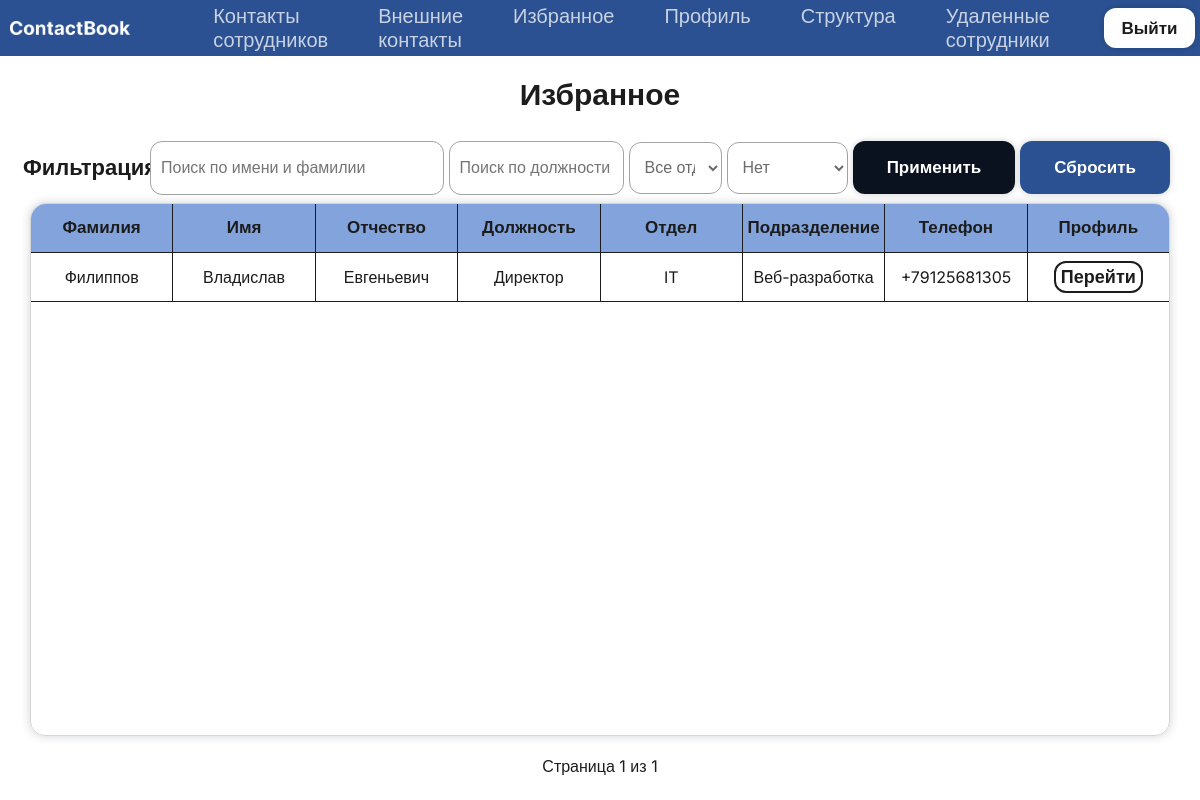
The page /favorites/ (signed in) on the database its author committed.
### ContactBook/models.py (models this page shows, shortened)
class Employee(models.Model):
    last_name = models.CharField(max_length=50, verbose_name='Фамилия')
    first_name = models.CharField(max_length=50, verbose_name='Имя')
    middle_name = models.CharField(max_length=50, blank=True, null=True, verbose_name='Отчество')
    department = models.ForeignKey(Department, on_delete=models.PROTECT, verbose_name='Отдел')
    subdivision = models.ForeignKey(Subdivision, on_delete=models.SET_NULL, blank=True, null=True, verbose_name='Подразделение')
    position = models.CharField(max_length=100, verbose_name='Должность')
    phone = models.CharField(max_length=20, unique=True, verbose_name='Телефон')
    floor = models.CharField(max_length=50, verbose_name='Этаж')
    cabinet = models.CharField(max_length=50, blank=True, null=True, verbose_name='Кабинет')
    role = models.CharField(
        max_length=20,
        choices=[('user', 'Пользователь'), ('admin', 'Администратор')],
        default='user',
        verbose_name='Роль'
    )
    user_account = models.OneToOneField(User, on_delete=models.CASCADE, null=True, blank=True, related_name='employee_profile', verbose_name='Аккаунт входа')
    is_deleted = models.BooleanField(default=False, verbose_name='Удалён')
    deleted_at = models.DateTimeField(null=True, blank=True, verbose_name='Дата удаления')
    objects = EmployeeManager()  # По умолчанию показывает только активные
    all_objects = models.Manager()  # Показывает всех, включая удалённых
    class Meta:
        verbose_name_plural = 'Сотрудники'

class Department(models.Model):
    name = models.CharField(max_length=100, unique=True, verbose_name='Название отдела')
    class Meta:
        verbose_name_plural = 'Отделы'

class Subdivision(models.Model):
    name = models.CharField(max_length=100, verbose_name='Название подразделения')
    department = models.ForeignKey(Department, on_delete=models.CASCADE, related_name='subdivisions', verbose_name='Родительский отдел')
    class Meta:
        constraints = [
            models.UniqueConstraint(fields=['name', 'department'], name='unique_subdivision_name_per_dept')
        ]
        verbose_name_plural = 'Подразделения'

### ContactBook/views.py (the view)
# urls.py: path('favorites/', views.favorite_list, name='favorite_list'),
@login_required
def favorite_list(request):
    qs = Employee.objects.filter(favorites_by__user=request.user) \
                         .select_related('department', 'subdivision') \
                         .order_by('last_name')
    search = request.GET.get('search', '').strip()
    dept_id = request.GET.get('department')
    sub_id = request.GET.get('subdivision')
    position = request.GET.get('position', '').strip()
    if search:
        qs = qs.filter(Q(last_name__istartswith=search) | Q(first_name__istartswith=search))
    if dept_id:
        qs = qs.filter(department_id=dept_id)
    if sub_id:
        qs = qs.filter(subdivision_id=sub_id)
    if position:
        qs = qs.filter(position__icontains=position)
    paginator = Paginator(qs, 10)
    page_obj = paginator.get_page(request.GET.get('page'))
    return render(request, 'contactbook/favorite_list.html', {
        'page_obj': page_obj,
        'search': search, 'dept_id': dept_id, 'sub_id': sub_id, 'position': position,
        'departments': Department.objects.all(),
        'subdivisions': Subdivision.objects.all()
    })

### ContactBook/models.py (called while the page is built)
    def get_queryset(self):
        return super().get_queryset().filter(is_deleted=False)

### ContactBook/templates/contactbook/favorite_list.html (shortened to what this page needs)
{% extends "base.html" %}
{% block content %}
<h1>Избранное</h1>
<div class="filter">
    <div class="zagolovok"><p>Фильтрация</p></div>
    <form method="get" class="elements">
        <input type="text" id="search" name="search" value="{{ search }}" placeholder="Поиск по имени и фамилии">
        <input type="text" id="position" name="position" value="{{ position }}" placeholder="Поиск по должности">
        <select name="department" id="dept-select">
            <option value="">Все отделы</option>
        </select>
        <select name="subdivision" id="sub-select">
            <option value="">Нет</option>
        </select>
        <button type="submit" class="btn btn-primary">Применить</button>
        <a href="{% url 'contactbook:favorite_list' %}" class="btn btn-secondary">Сбросить</a>
    </form>
</div>
<div class="list">
    <table>
        <thead>
            <tr>
                <th>Фамилия</th>
                <th>Имя</th>
                <th>Отчество</th>
                <th>Должность</th>
                <th>Отдел</th>
                <th>Подразделение</th>
                <th>Телефон</th>
                <th id="column1">Профиль</th>
            </tr>
        </thead>
        <tbody>
            {% for emp in page_obj %}
            <tr>
                <td>{{ emp.last_name }}</td>
                <td>{{ emp.first_name }}</td>
                <td>{{ emp.middle_name|default:"Нет" }}</td>
                <td>{{ emp.position }}</td>
                <td>{{ emp.department.name }}</td>
                <td>{{ emp.subdivision.name|default:"Нет" }}</td>
                <td>{{ emp.phone }}</td>
                <td id="column2"><a href="{% url 'contactbook:employee_detail' emp.pk %}">Перейти</a></td>
            </tr>
            {% empty %}
            <tr class="none"><td colspan="7" id="employee-none">Сотрудники не найдены</td></tr>
            {% endfor %}
        </tbody>
    </table>
</div>
<div class="pagination">
    <span>Страница {{ page_obj.number }} из {{ page_obj.paginator.num_pages }}</span>
</div>
{% endblock %}

### ContactBook/static/css/style.css (style rules this page uses)
html,body { width: 100%; height: 100%; background-color: #ffffff; font-family: "Inter", sans-serif; padding: 0; margin: 0; }
main > h1 { font-size: 30px; color: rgb(28, 28, 28); }
form { width: 90%; }
.filter { width: 100%; height: 10%; display: flex; justify-content: center; align-items: center; }
.zagolovok { width: 10%; height: 100%; display: flex; justify-content: center; align-items: center; font-size: 22px; font-weight: bold; color: rgb(28, 28, 28); }
.elements { width: 85%; height: 100%; display: flex; justify-content: right; align-items: center; gap: 5px; }
.elements > input { width: 17%; height: 42px; border: solid 1px rgb(163, 163, 163); background-color: white; border-radius: 12px; font-size: 16px; padding: 5px 10px; }
#search { width: 30%; height: 42px; }
.elements > select { width: 13%; height: 52px; border: solid 1px rgb(163, 163, 163); background-color: white; border-radius: 12px; font-size: 16px; padding: 5px 10px; color: rgb(107, 107, 107); }
#dept-select { width: 10%; height: 52px; border: solid 1px rgb(163, 163, 163); background-color: white; border-radius: 12px; font-size: 16px; padding: 5px 10px; color: rgb(107, 107, 107); }
.elements > button { background-color: #0a1220; border: solid 2px transparent; color: white; box-shadow: 0 0px 6px rgba(10, 18, 32, 0.2); transition: all 0.2s ease; }
.elements > a { background-color: #2b5192; border: 2px solid transparent; color: #ffffff; transition: all 0.2s ease; box-shadow: 0 0px 6px rgba(10, 18, 32, 0.2); }
.list { width: 95%; height: 80%; display: flex; justify-content: center; }
.list > table { width: 100%; height: 100%; display: flex; align-items: center; flex-direction: column; border: 1px solid rgb(214, 214, 214); border-radius: 15px; border-collapse: collapse; box-shadow: 0 0 10px rgba(41, 48, 73, 0.22); }
.list > table > thead { width: 100%; height: 10%; display: flex; justify-content: center; background-color: #1e59be8d; border-top-left-radius: 15px; border-top-right-radius: 15px; }
.list > table > thead > tr { width: 100%; height: 100%; display: flex; justify-content: center; align-items: center; }
.list > table > thead > tr > th { width: 15%; height: 100%; display: flex; align-items: center; justify-content: center; border-top: none; border-bottom: 1px solid rgb(28, 28, 28); border-right: 1px solid rgb(28, 28, 28); padding: 0; font-size: 17px; color: rgb(28, 28, 28); }
#column1 { border-right: none; }
#column2 { border-right: none; }
.list > table > tbody { width: 100%; height: 100%; display: flex; flex-direction: column; align-items: center; }
.list > table > tbody > tr { width: 100%; height: 10%; display: flex; flex-direction: row; }
.list > table > tbody > tr > td { width: 15%; height: 100%; display: flex; align-items: center; justify-content: center; border-top: none; border-bottom: 1px solid rgb(28, 28, 28); border-right: 1px solid rgb(28, 28, 28); padding: 0; font-size: 16px; color: rgb(28, 28, 28); }
.list > table > tbody > tr > td > a { width: 60%; height: 58%; background-color: transparent; color: rgb(28, 28, 28); font-size: 18px; border-radius: 12px; transition: all 0.1s ease; border: solid 2px rgb(28, 28, 28); text-decoration: none; display: flex; justify-content: center; align-items: center; padding: 0; font-family: "Inter", sans-serif; font-weight: 600; }
.pagination { color: rgb(28, 28, 28); }
.btn { padding: 14px 32px; border-radius: 12px; font-size: 17px; font-weight: 600; text-decoration: none; display: inline-flex; align-items: center; gap: 10px; border: none; cursor: pointer; font-family: "Inter", sans-serif; }
.btn-primary { background-color: #0a1220; color: white; box-shadow: 0 0px 6px rgba(10, 18, 32, 0.2); transition: all 0.2s ease; }
.btn-secondary { background-color: #2b5192; color: #ffffff; transition: all 0.2s ease; box-shadow: 0 0px 6px rgba(10, 18, 32, 0.2); }
.pagination { margin-top: 20px; display: flex; gap: 12px; align-items: center; }

### rows shown on the page
Employee: last_name "Филиппов", first_name "Владислав", middle_name "Евгеньевич", position "Директор", department.name "IT", subdivision.name "Веб-разработка", phone "+79125681305"

### other values the page prints
{{ page_obj.number }} "1"
{{ page_obj.paginator.num_pages }} "1"
